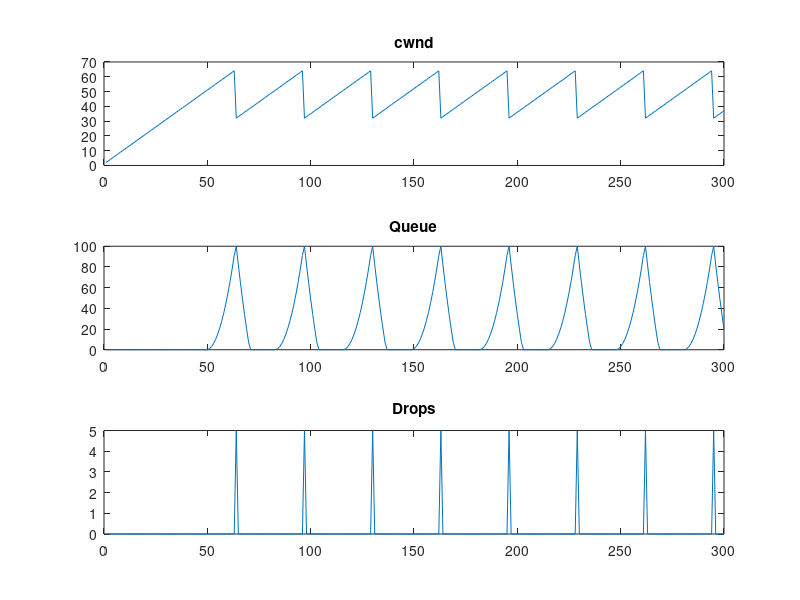

MATLAB code for this plot:
% TCP CONGESTION CONTROL LAB – STARTER CODE

clear; clc; close all;

T = 300;
mu = 50;
K = 100;

cwnd = 1;
q = 0;

cwnd_trace = zeros(1,T);
q_trace = zeros(1,T);
drop_trace = zeros(1,T);

for t = 1:T

    arrivals = max(cwnd,0);

    q = q + arrivals;

    served = min(q, mu);
    q = q - served;

    if q > K
        drops = q - K;
        q = K;
    else
        drops = 0;
    end

    loss_event = (drops > 0);

    % BASELINE AIMD
    if loss_event
        cwnd = cwnd / 2;
    else
        cwnd = cwnd + 1;
    end
    cwnd_trace(t) = cwnd;
    q_trace(t) = q;
    drop_trace(t) = drops;

end

figure;
subplot(3,1,1); plot(cwnd_trace); title('cwnd');
subplot(3,1,2); plot(q_trace); title('Queue');
subplot(3,1,3); plot(drop_trace); title('Drops');
